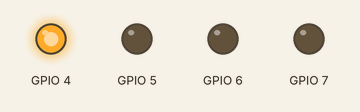
A program run on a simulated Raspberry Pi (BCM pin numbers). Shown: output pins drawn as LEDs (lit = HIGH).

Above: at 0.05 s.
At 0.65 s:
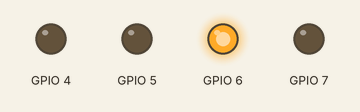
At 1.35 s:
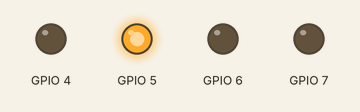
At 2.75 s:
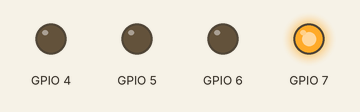
Timing chart, 0 to 3.0 s (numbered marks = the images above):
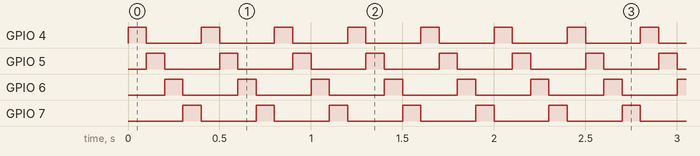

The program:

Ex3.py
```python
import time
import RPi.GPIO as GPIO

pins = range(4, 8)
GPIO.setwarnings(False)
GPIO.setmode(GPIO.BCM)
for pin in pins:
    GPIO.setup(pin, GPIO.OUT)

while True:
    for idx, pin in enumerate(pins):
        previous = pins[idx - 1]
        GPIO.output(previous, GPIO.LOW)
        GPIO.output(pin, GPIO.HIGH)
        time.sleep(.1)
```

Measured:
- by itself, GPIO 4–7: alternates HIGH for 0.10 s and LOW for 0.30 s
